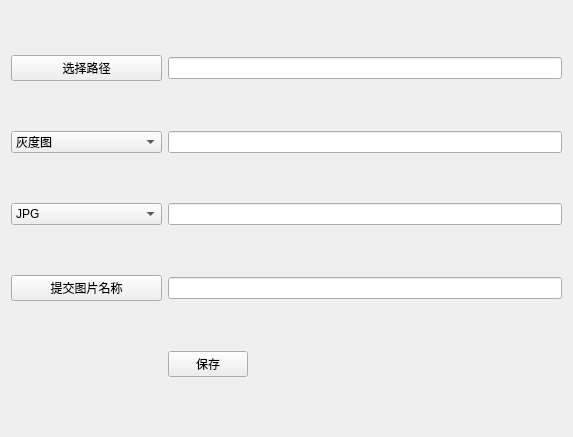
<?xml version="1.0" encoding="UTF-8"?>
<ui version="4.0">
 <class>SAVE</class>
 <widget class="QWidget" name="SAVE">
  <property name="geometry">
   <rect>
    <x>0</x>
    <y>0</y>
    <width>573</width>
    <height>437</height>
   </rect>
  </property>
  <property name="windowTitle">
   <string>SAVE</string>
  </property>
  <layout class="QGridLayout" name="gridLayout">
   <item row="0" column="0">
    <widget class="QPushButton" name="pushButton">
     <property name="text">
      <string>选择路径</string>
     </property>
    </widget>
   </item>
   <item row="3" column="1">
    <widget class="QLineEdit" name="lineEdit_4"/>
   </item>
   <item row="3" column="0">
    <widget class="QPushButton" name="pushButton_4">
     <property name="text">
      <string>提交图片名称</string>
     </property>
    </widget>
   </item>
   <item row="2" column="0">
    <widget class="QComboBox" name="comboBox_2">
     <item>
      <property name="text">
       <string>JPG</string>
      </property>
     </item>
     <item>
      <property name="text">
       <string>PNG</string>
      </property>
     </item>
     <item>
      <property name="text">
       <string>BMP</string>
      </property>
     </item>
    </widget>
   </item>
   <item row="0" column="1">
    <widget class="QLineEdit" name="lineEdit"/>
   </item>
   <item row="1" column="1">
    <widget class="QLineEdit" name="lineEdit_2"/>
   </item>
   <item row="2" column="1">
    <widget class="QLineEdit" name="lineEdit_3"/>
   </item>
   <item row="1" column="0">
    <widget class="QComboBox" name="comboBox">
     <item>
      <property name="text">
       <string>灰度图</string>
      </property>
     </item>
     <item>
      <property name="text">
       <string>图项模糊</string>
      </property>
     </item>
     <item>
      <property name="text">
       <string>高斯平滑</string>
      </property>
     </item>
     <item>
      <property name="text">
       <string>图像锐化</string>
      </property>
     </item>
     <item>
      <property name="text">
       <string>canny边缘检测</string>
      </property>
     </item>
     <item>
      <property name="text">
       <string>prewitt边缘检测</string>
      </property>
     </item>
     <item>
      <property name="text">
       <string>otsu图像分割</string>
      </property>
     </item>
     <item>
      <property name="text">
       <string>双阈值分割</string>
      </property>
     </item>
     <item>
      <property name="text">
       <string>直方图均衡化增强</string>
      </property>
     </item>
     <item>
      <property name="text">
       <string>彩色直方图均衡化增强</string>
      </property>
     </item>
     <item>
      <property name="text">
       <string>HSI直方图均衡化增强</string>
      </property>
     </item>
     <item>
      <property name="text">
       <string>HSV直方图均衡化增强</string>
      </property>
     </item>
     <item>
      <property name="text">
       <string>图像反色</string>
      </property>
     </item>
    </widget>
   </item>
   <item row="4" column="1" alignment="Qt::AlignLeft">
    <widget class="QPushButton" name="pushButton_2">
     <property name="text">
      <string>保存</string>
     </property>
    </widget>
   </item>
  </layout>
 </widget>
 <layoutdefault spacing="6" margin="11"/>
 <resources/>
 <connections/>
</ui>
